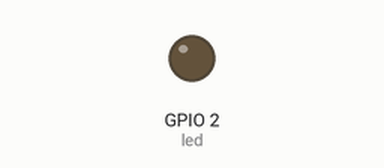
Recording of a sketch running on a simulated ESP8266 (NodeMCU). Shown: output pins drawn as LEDs (lit = HIGH). WiFi joins after 1.5 s; servers stay silent unless stated.

Above: at 2.5 s.
At 5.5 s:
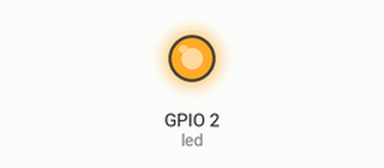
Timing chart, 0 to 6.4 s (numbered marks = the images above):
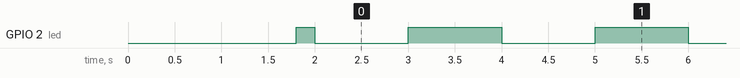

Measured:
- by itself, GPIO 2 (led): repeats every 2.0 s: LOW 1.0 s, HIGH 1.0 s, until it stays LOW from 10.0 s

The sketch:

Bai4_Timer.ino
```cpp
#define BLYNK_TEMPLATE_ID "TMPL6ULR9g6b7"
#define BLYNK_TEMPLATE_NAME "LEDKETNOI"
#define BLYNK_AUTH_TOKEN "HzAWVtbZDzBT3M2zILKVWhcEoRBG_42g"

#define BLYNK_PRINT Serial
#include <ESP8266WiFi.h>
#include <BlynkSimpleEsp8266.h>
char auth[] = BLYNK_AUTH_TOKEN;
char ssid[] = "BD";        // tên wifi
char pass[] = "123456788"; // mật khẩu wifi              // khai báo chân nút nhấn là chân GPIO2
int led = 2;
SimpleTimer timer;             // khai báo led là chân GPIO13

void setup() {
  pinMode(led, OUTPUT);
  // int Timer1 = timer.setInterval(1000, handleTimer);
  int Timer1 = timer.setTimer(1000, handleTimer, 10);
  // int Timer1 = timer.setInterval(1000, handleTimer);
    Blynk.begin(auth, ssid, pass);
}

void loop() {
    Blynk.run();
  // put your main code here, to run repeatedly:
  timer.run();
}

void handleTimer() {
  digitalWrite(led, !digitalRead(led));
  Blynk.virtualWrite(V0, digitalRead(led));
}
```
